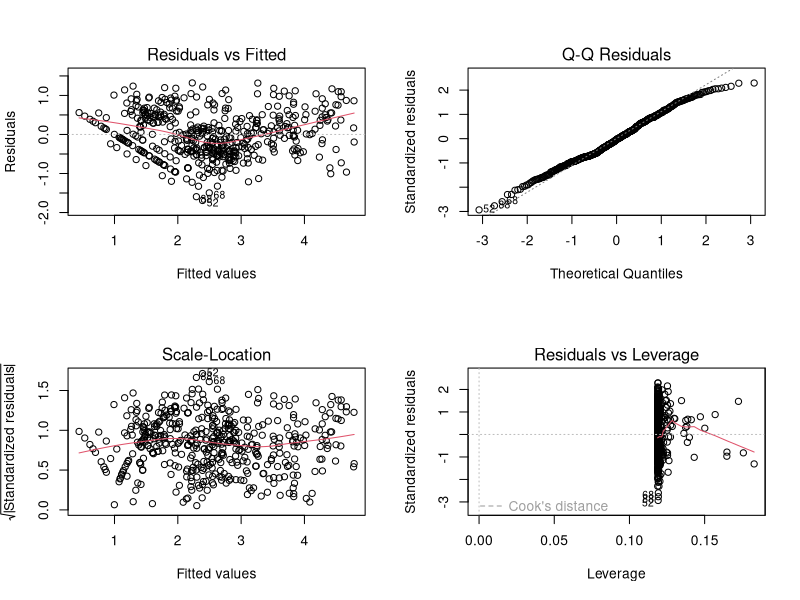

Source code (R): (Note: this script raises an error after producing the figure.)
## ---- chunk 1
knitr::opts_chunk$set(echo = TRUE)
## ---- chunk 2
## load packages
library(knitr)
library(readr)
library(dplyr)
library(tidyr)
library(ggplot2)
library(ggpubr)
library(lme4)
library(car)
library(emmeans)
## ---- chunk 3
#import data
s1_df <- read_csv("stage1_cleaned_data.csv")
s1_df$test <-  factor(s1_df$test,
                      c("SP.MSC", "SP.TSC", "HHR.TSC", "STSE"),
                      labels = c("SP-MSC", "SP-TSC", "HHR-TSC", "STSE"))
## ---- chunk 4
#summary for Table 1; means and sd across all powders
summary_byTestPlatingMedia <- s1_df %>%
  group_by(test,plating,media) %>%
  summarize(n=n(),
            mean=mean(log_mean_count_wNA,na.rm=TRUE),
            sd=sd(log_mean_count_wNA,na.rm=TRUE),
            median=median(log_mean_count_wNA,na.rm = TRUE),
            min=min(log_mean_count_wNA,na.rm=TRUE),
            max=max(log_mean_count_wNA,na.rm=TRUE))

summary_byTestPlatingMedia_SPRno <- s1_df %>%
  filter(SPR=="no")%>%
  group_by(test,plating,media) %>%
  summarize(n=n(),
            mean=mean(log_mean_count_wNA,na.rm=TRUE),
            sd=sd(log_mean_count_wNA,na.rm=TRUE),
            median=median(log_mean_count_wNA,na.rm = TRUE),
            min=min(log_mean_count_wNA,na.rm=TRUE),
            max=max(log_mean_count_wNA,na.rm=TRUE))
## ---- chunk 5
m <- lm(log_mean_count~powder+plating*media*test+mean_spread_percent,data=s1_df)

#VIFs were investigated by fitting with lm() and using the car::vif function
vif(m) #vifs OK

#Additional model diagnostics were performed & looked OK
par(mfrow=c(2,2)) # Change the panel layout to 2 x 2
plot(m)

#run anova
anova(m)
## ---- chunk 6
m_spread <- lmer(mean_spread_percent_wNA ~ (1|powder) + test*media*plating, data=s1_df,na.action=na.exclude)

lsm_summ <- emmeans(m_spread,~test|media+plating)

df_lsm_summ <- as.data.frame(lsm_summ)
## ---- chunk 7
mod.emm.pairs <- pairs(lsm_summ)
df_mod.emm.pairs<- tidy(mod.emm.pairs)
## ---- chunk 8
ggplot(df_lsm_summ, aes(x = plating, y = emmean, color = media)) +
  facet_grid( ~ test) +
  geom_hline(yintercept = 25,
             col = "black",
             size = 1.5) +
  geom_point(stat = "identity", position = position_dodge(.75)) +
  geom_errorbar(stat = "identity",
                aes(ymin = lower.CL, ymax = upper.CL),
                size = 1,
                width = .75,
                position = position_dodge(.75),
                na.rm = TRUE) +
  geom_jitter(aes(x = plating, y = mean_spread_percent_wNA, color = media),
              data = s1_df,
              na.rm = TRUE,
              pch = 4,
              position = position_jitterdodge(jitter.width = 0.75, dodge.width = .75)) +
  labs(color = "Media", x = "Plating method", y = "Percent of plate covered by spreading and swarming colonies (%)") +
  theme(axis.text.x = element_text(angle = 60, hjust = 1)) 
## ---- chunk 9
s1_df2 <- s1_df %>% 
  filter( !(grepl("TSAwS",media) & plating=="Spread" & test=="SP.TSC"),
          !(grepl("PCMA",media) & plating=="Spread" & test=="SP.TSC"),
          !(grepl("BHI",media) & plating=="Spread" & test=="SP.TSC"),
          !(grepl("SMA",media) & plating=="Pour" & test=="SP.TSC"),
          !(grepl("PCMA",media) & plating=="Pour" & test=="SP.TSC") )
s1_df2$combo<- paste(s1_df2$media, s1_df2$plating, s1_df2$test, sep="_")

s1_df2$combo_abbrv <- make.names(abbreviate(s1_df2$combo))

#is this doing anything useful other than reshaping?
all_wide <- s1_df2 %>%
  group_by(powder,combo_abbrv) %>%
  summarise(mean=mean(log_mean_count)) %>%
  spread(key=combo_abbrv,value=mean) %>%
  ungroup() %>%
  data.frame() 
all_wide <- all_wide[c(2:44)]

SP.TSC <- unique(s1_df2$combo_abbrv[s1_df2$test=="SP.TSC"])
HHR.TSC <- unique(s1_df2$combo_abbrv[s1_df2$test=="HHR.TSC"])
STSE <- unique(s1_df2$combo_abbrv[s1_df2$test=="STSE"])
SP.MSC <- unique(s1_df2$combo_abbrv[s1_df2$test=="SP.MSC"])

#measure test choices
abbrv_combo_lookup <- unique(s1_df2[,c("test","media","plating","combo_abbrv")])

#BHI
#test_combo <- c("BHI_P_H","BHI_P_SP.M","BHI_P_SP.T","BHI_P_ST")
#test_combo <- c("BHI_SO_H","BHI_SO_SP.M","BHI_SO_SP.T","BHI_SO_ST")
#test_combo <- c("BHI_S_H","BHI_S_SP","BHI_S_ST")

#PCMA
#test_combo <- c("PCMA_P_H","PCMA_P_SP","PCMA_P_ST")
#test_combo <- c("PCMA_SO_H","PCMA_SO_SP.M","PCMA_SO_SP.T","PCMA_SO_ST")
#test_combo <- c("PCMA_S_H","PCMA_S_SP","PCMA_S_ST")

#SMA
#test_combo <- c("PCA_P_H","PCA_P_SP","PCA_P_ST")
#test_combo <- c("PCA_SO_H","PCA_SO_SP.M","PCA_SO_SP.T","PCA_SO_ST")
#test_combo <- c("PCA_S_H","PCA_S_SP_M","PCA_S_SP_T","PCA_S_ST")

#TSAwS
test_combo <- c("TSAS_P_H","TSAS_P_SP.M","TSAS_P_SP.T","TSAS_P_ST") #check this
#test_combo <- c("TSAS_SO_H","TSAS_SO_SP.M","TSAS_SO_SP.T","TSAS_SO_ST")
#test_combo <- c("TSAS_S_H","TSAS_S_SP","TSAS_S_ST")

results <- data.frame(combo_abbrv=c(),Rsquared=c())
for( i in colnames(all_wide)) {
  if( !(i %in% test_combo) ) {
    form <- paste(i,"~",paste(test_combo,collapse="+"))
    m <- lm(form,data=all_wide)
    rsquared <- summary(m)$r.squared
    results <- rbind(results,data.frame(combo_abbrv=i,Rsquared=rsquared))
  }
}
# by test
results %>%
  left_join(abbrv_combo_lookup) %>%
  group_by(test) %>%
  summarize(mean.rsq=mean(Rsquared)) -> mean.rsq.byTest
mean.rsq.byTest

all_var <- s1_df2 %>%
  group_by(test,plating,media) %>%
  summarize(var=var(log_mean_count))

# percent variance
results %>%
  left_join(abbrv_combo_lookup) %>%
  left_join(all_var) %>%
  mutate(var_explained=Rsquared*var)  %>%
  summarize(prop_explained=sum(var_explained)/sum(var)) -> prop_explained
prop_explained

results %>%
  left_join(abbrv_combo_lookup) %>%
  left_join(all_var) %>%
  filter(test != "SP_MSC") %>%
  mutate(var_explained=Rsquared*var)  %>%
  summarize(prop_explained_no_msc=sum(var_explained)/sum(var)) -> prop_explained_withoutMSC
prop_explained_withoutMSC
## ---- chunk 10
s1_df2 <- s1_df %>% 
  filter( !(grepl("TSAwS",media) & plating=="Spread" & test=="SP-TSC"),
          !(grepl("PCMA",media) & plating=="Spread" & test=="SP-TSC"),
          !(grepl("BHI",media) & plating=="Spread" & test=="SP-TSC"),
          !(grepl("SMA",media) & plating=="Pour" & test=="SP-TSC"),
          !(grepl("PCMA",media) & plating=="Pour" & test=="SP-TSC") )
s1_df2$combo<- paste(s1_df2$media, s1_df2$plating, s1_df2$test, sep="_")

s1_df2$combo_abbrv <- make.names(abbreviate(s1_df2$combo))

#is this doing anything useful other than reshaping?
all_wide <- s1_df2 %>%
  group_by(powder,combo_abbrv) %>%
  summarise(mean=mean(log_mean_count)) %>%
  spread(key=combo_abbrv,value=mean) %>%
  ungroup() %>%
  data.frame() 
all_wide <- all_wide[c(2:44)]

SP.TSC <- unique(s1_df2$combo_abbrv[s1_df2$test=="SP.TSC"])
HHR.TSC <- unique(s1_df2$combo_abbrv[s1_df2$test=="HHR.TSC"])
STSE <- unique(s1_df2$combo_abbrv[s1_df2$test=="STSE"])
SP.MSC <- unique(s1_df2$combo_abbrv[s1_df2$test=="SP.MSC"])

#measure test choices
abbrv_combo_lookup <- unique(s1_df2[,c("test","media","plating","combo_abbrv")])

#BHI
BHI_P <- c("BHI_P_H","BHI_P_SP.M","BHI_P_SP.T","BHI_P_ST")
BHI_SO <- c("BHI_SO_H","BHI_SO_SP.M","BHI_SO_SP.T","BHI_SO_ST")
BHI_S <- c("BHI_S_H","BHI_S_SP","BHI_S_ST")

#PCMA
PCMA_P <- c("PCMA_P_H","PCMA_P_SP","PCMA_P_ST")
PCMA_SO  <- c("PCMA_SO_H","PCMA_SO_SP.M","PCMA_SO_SP.T","PCMA_SO_ST")
PCMA_S <- c("PCMA_S_H","PCMA_S_SP","PCMA_S_ST")

#SMA
SMA_P <- c("SMA_P_H","SMA_P_SP","SMA_P_ST")
SMA_SO <- c("SMA_SO_H","SMA_SO_SP.M","SMA_SO_SP.T","SMA_SO_ST")
SMA_S <- c("SMA_S_H","SMA_S_SP.M","SMA_S_SP.T","SMA_S_ST")

#TSAwS
TSAS_P <- c("TSAS_P_H","TSAS_P_SP.M","TSAS_P_SP.T","TSAS_P_ST") #check this
TSAS_SO <- c("TSAS_SO_H","TSAS_SO_SP.M","TSAS_SO_SP.T","TSAS_SO_ST")
TSAS_S <- c("TSAS_S_H","TSAS_S_SP","TSAS_S_ST")

test_combo_vec <- c(BHI_P, BHI_SO, BHI_S,
                     PCMA_P, PCMA_SO, PCMA_S,
                     SMA_P, SMA_SO, SMA_S,
                     TSAS_P, TSAS_SO, TSAS_S)

results <- data.frame(combo_abbrv=c(),Rsquared=c(),testcombo=c())

for( j in test_combo_vec) {
for( i in colnames(all_wide)) {
  if( !(i %in% j) ) {
    form <- paste(i,"~",paste(j,collapse="+"))
    m <- lm(form,data=all_wide)
    rsquared <- summary(m)$r.squared
    results <- rbind(results,data.frame(combo_abbrv=i,Rsquared=rsquared,testcombo=j))
  }
}}


results %>%
  left_join(abbrv_combo_lookup) %>%
  group_by(testcombo,test) %>%
  summarize(mean.rsq=mean(Rsquared)) %>%
  spread(key=test,value=mean.rsq) %>%
  ungroup() %>%
  data.frame() -> mean.rsq.byTest
mean.rsq.byTest

# results %>%
#   left_join(abbrv_combo_lookup) %>%
#   group_by(test) %>%
#   summarize(mean.rsq=mean(Rsquared)) %>%
#   spread(key=test,value=mean.rsq) %>%
#   ungroup() %>%
#   data.frame() -> mean.rsq.byTest
# mean.rsq.byTest

all_var <- s1_df2 %>%
  group_by(test,plating,media) %>%
  summarize(var=var(log_mean_count))

## ---- chunk 11
# percent variance

test_combo_vec <- c(PCMA_S) #run this indivudually for each of the test_combo

prop_df <- data.frame(testcombo=c(),prop_explain=c())
for (j in test_combo_vec){ 
results %>%
  filter(testcombo==j)%>%
  left_join(abbrv_combo_lookup) %>%
  left_join(all_var) %>%
  mutate(var_explained=Rsquared*var)  %>%
  summarize(prop_explained=sum(var_explained)/sum(var)) -> prop_explained
  prop_df <- rbind(prop_df, data.frame(testcombo=j,prop_explain=prop_explained))}

results %>%
  left_join(abbrv_combo_lookup) %>%
  left_join(all_var) %>%
  filter(test != "SP_MSC") %>%
  mutate(var_explained=Rsquared*var)  %>%
  summarize(prop_explained_no_msc=sum(var_explained)/sum(var)) -> prop_explained_withoutMSC
## ---- chunk 12
#import data
s1b_df <- read_csv("stage1b_data.csv")
## ---- chunk 13
#SP_MSC
d_msc <- s1b_df %>% filter(test=="SP MSC")
# Center within powder/scheme
d_msc_centered <- d_msc %>%
  group_by(powder,sampling_scheme) %>%
  mutate(powder_mean=mean(log_cfu_g)) %>%
  ungroup() %>%
  mutate(log_cfu_g_centered=log_cfu_g - powder_mean)
d_msc_centered_summary <- d_msc_centered %>%
  group_by(sampling_scheme) %>%
  summarize(mean=mean(log_cfu_g_centered),sd=sd(log_cfu_g_centered))
d_msc_centered_summary %>% ggplot(aes(x=sampling_scheme,y=mean)) + 
  labs(x="Sampling Scheme",y="Spore Count Deviance (log CFU/g)") +
  scale_color_discrete(guide=F) +
  geom_point(data=d_msc_centered,
             aes(x=sampling_scheme,y=log_cfu_g_centered,color=powder),
             position=position_jitterdodge(jitter.width = 0.05,dodge.width=0.7)) +
  geom_point(color="red") +
  geom_errorbar(aes(ymin=mean - sd,
                    ymax=mean + sd),
                width=0.3,
                color="red")+
  ylim(-1,1) -> msc
bart_msc <- bartlett.test(log_cfu_g_centered~sampling_scheme,data=d_msc_centered)
bart_msc

#HHR
d_hhr <- s1b_df %>% filter(test=="HHR")
# Center within powder/scheme
d_hhr_centered <- d_hhr %>%
  group_by(powder,sampling_scheme) %>%
  mutate(powder_mean=mean(log_cfu_g)) %>%
  ungroup() %>%
  mutate(log_cfu_g_centered=log_cfu_g - powder_mean)
d_hhr_centered_summary <- d_hhr_centered %>%
  group_by(sampling_scheme) %>%
  summarize(mean=mean(log_cfu_g_centered),sd=sd(log_cfu_g_centered))
d_hhr_centered_summary %>% ggplot(aes(x=sampling_scheme,y=mean)) + 
  labs(x="Sampling Scheme",y="Spore Count Deviance (log CFU/g)") +
  scale_color_discrete(guide=F) +
  geom_point(data=d_hhr_centered,
             aes(x=sampling_scheme,y=log_cfu_g_centered,color=powder),
             position=position_jitterdodge(jitter.width = 0.05,dodge.width=0.7)) +
  geom_point(color="red") +
  geom_errorbar(aes(ymin=mean - sd,
                    ymax=mean + sd),
                width=0.3,
                color="red")+
  ylim(-1,1) -> hhr
bart_hhr <- bartlett.test(log_cfu_g_centered~sampling_scheme,data=d_hhr_centered)
bart_hhr

#STSE
d_stse <- s1b_df %>% filter(test=="STSE")
# Center within powder/scheme
d_stse_centered <- d_stse %>%
  group_by(powder,sampling_scheme) %>%
  mutate(powder_mean=mean(log_cfu_g)) %>%
  ungroup() %>%
  mutate(log_cfu_g_centered=log_cfu_g - powder_mean)
d_stse_centered_summary <- d_stse_centered %>%
  group_by(sampling_scheme) %>%
  summarize(mean=mean(log_cfu_g_centered),sd=sd(log_cfu_g_centered))
d_stse_centered_summary %>% ggplot(aes(x=sampling_scheme,y=mean)) + 
  labs(x="Sampling Scheme",y="Spore Count Deviance (log CFU/g)") +
  scale_color_discrete(guide=F) + #getting rid of this gives us legend
  geom_point(data=d_stse_centered,
             aes(x=sampling_scheme,y=log_cfu_g_centered,color=powder),
             position=position_jitterdodge(jitter.width = 0.05,dodge.width=0.7)) +
  geom_point(color="red") +
  geom_errorbar(aes(ymin=mean - sd,
                    ymax=mean + sd),
                width=0.3,
                color="red")+
  ylim(-1,1)-> stse
bart_stse <- bartlett.test(log_cfu_g_centered~sampling_scheme,data=d_stse_centered)
bart_stse

#arrange figures
ggarrange(msc,
          hhr,
          stse,
          labels=c("SP-MSC", "HHR-TSC", "STSE"),
          ncol = 3, nrow = 1)

##Make summary plots
ggplot(s1b_df, aes(x=powder,y=log_cfu_g))+
  geom_boxplot()+
  geom_jitter(data=s1b_df,
             aes(x=powder,y=log_cfu_g,color=sampling_scheme),
             position=position_jitterdodge(jitter.width = 0.05,dodge.width=0.7)) +
  facet_grid(test~sampling_scheme)
## ---- chunk 14
#clear global environment
rm(list = ls())
## ---- chunk 15
#import data
s2_df <- read_csv("stage2_data.csv")
s2_df2 <- read_csv("stage2_data_notImputed.csv")

#
df_PCMA <- s2_df %>%
  filter(media=="PCMA")
df_TSAwS <- s2_df %>%
  filter(media=="TSAwS")
## ---- chunk 16
###PCMA analysis

#SP_MSC
d_PCMA_msc <- df_PCMA %>% filter(test=="SP.MSC")
# Center within powder/scheme
d_PCMA_msc_centered <- d_PCMA_msc %>%
  group_by(powder) %>%
  mutate(powder_mean=mean(log_mean_count)) %>%
  ungroup() %>%
  mutate(log_cfu_g_centered=log_mean_count - powder_mean)
d_PCMA_msc_centered_summary <- d_PCMA_msc_centered %>%
  group_by(lab) %>%
  summarize(mean=mean(log_cfu_g_centered),sd=sd(log_cfu_g_centered))
d_PCMA_msc_centered_summary %>% ggplot(aes(x=lab,y=mean)) + 
  labs(x="Lab",y="Spore Count Deviance (log CFU/g)") +
  ylim(-3,3)+
  scale_color_discrete(guide=F) +
  geom_point(data=d_PCMA_msc_centered,
             aes(x=lab,y=log_cfu_g_centered,color=powder),
             position=position_jitterdodge(jitter.width = 0.05,dodge.width=0.7)) +
  #theme(text=element_text(family="Times New Roman", size=12)) +
  geom_point(color="red") +
  geom_errorbar(aes(ymin=mean - sd,
                    ymax=mean + sd),
                width=0.3,
                color="red") -> PCMA_msc
bart_PCMA_msc <- bartlett.test(log_cfu_g_centered~lab,data=d_PCMA_msc_centered) #we centered all log msc be respective powder
bart_PCMA_msc

#HHR_TSC
d_PCMA_hhr <- df_PCMA %>% filter(test=="HHR.TSC")
# Center within powder/scheme
d_PCMA_hhr_centered <- d_PCMA_hhr %>%
  group_by(powder) %>%
  mutate(powder_mean=mean(log_mean_count)) %>%
  ungroup() %>%
  mutate(log_cfu_g_centered=log_mean_count - powder_mean)
d_PCMA_hhr_centered_summary <- d_PCMA_hhr_centered %>%
  group_by(lab) %>%
  summarize(mean=mean(log_cfu_g_centered),sd=sd(log_cfu_g_centered))
d_PCMA_hhr_centered_summary %>% ggplot(aes(x=lab,y=mean)) + 
  labs(x="Lab",y="Spore Count Deviance (log CFU/g)") +
  ylim(-3,3)+
  scale_color_discrete(guide=F) +
  geom_point(data=d_PCMA_hhr_centered,
             aes(x=lab,y=log_cfu_g_centered,color=powder),
             position=position_jitterdodge(jitter.width = 0.05,dodge.width=0.7)) +
  #theme(text=element_text(family="Times New Roman", size=12)) +
  geom_point(color="red") +
  geom_errorbar(aes(ymin=mean - sd,
                    ymax=mean + sd),
                width=0.3,
                color="red") -> PCMA_hhr
bart_PCMA_hhr <- bartlett.test(log_cfu_g_centered~lab,data=d_PCMA_hhr_centered)
bart_PCMA_hhr

#STSE
d_PCMA_stse <- df_PCMA %>% filter(test=="STSE")
# Center within powder/scheme
d_PCMA_stse_centered <- d_PCMA_stse %>%
  group_by(powder) %>%
  mutate(powder_mean=mean(log_mean_count)) %>%
  ungroup() %>%
  mutate(log_cfu_g_centered=log_mean_count - powder_mean)
d_PCMA_stse_centered_summary <- d_PCMA_stse_centered %>%
  group_by(lab) %>%
  summarize(mean=mean(log_cfu_g_centered),sd=sd(log_cfu_g_centered))
d_PCMA_stse_centered_summary %>% ggplot(aes(x=lab,y=mean)) + 
  labs(x="Lab",y="Spore Count Deviance (log CFU/g)") +
  ylim(-3,3)+
  scale_color_discrete(guide=F) +
  geom_point(data=d_PCMA_stse_centered,
             aes(x=lab,y=log_cfu_g_centered,color=powder),
             position=position_jitterdodge(jitter.width = 0.05,dodge.width=0.7)) +
  #theme(text=element_text(family="Times New Roman", size=12)) +
  geom_point(color="red") +
  geom_errorbar(aes(ymin=mean - sd,
                    ymax=mean + sd),
                width=0.3,
                color="red") -> PCMA_stse
bart_PCMA_stse <- bartlett.test(log_cfu_g_centered~lab,data=d_PCMA_stse_centered)
bart_PCMA_stse
###TSAwS analysis

#SP_MSC
d_TSAwS_msc <- df_TSAwS %>% filter(test=="SP.MSC")
# Center within powder/scheme
d_TSAwS_msc_centered <- d_TSAwS_msc %>%
  group_by(powder) %>%
  mutate(powder_mean=mean(log_mean_count)) %>%
  ungroup() %>%
  mutate(log_cfu_g_centered=log_mean_count - powder_mean)
d_TSAwS_msc_centered_summary <- d_TSAwS_msc_centered %>%
  group_by(lab) %>%
  summarize(mean=mean(log_cfu_g_centered),sd=sd(log_cfu_g_centered))
d_TSAwS_msc_centered_summary %>% ggplot(aes(x=lab,y=mean)) + 
  labs(x="Lab",y="Spore Count Deviance (log CFU/g)") +
  ylim(-3,3)+
  scale_color_discrete(guide=F) +
  geom_point(data=d_TSAwS_msc_centered,
             aes(x=lab,y=log_cfu_g_centered,color=powder),
             position=position_jitterdodge(jitter.width = 0.05,dodge.width=0.7)) +
  #theme(text=element_text(family="Times New Roman", size=12)) +
  geom_point(color="red") +
  geom_errorbar(aes(ymin=mean - sd,
                    ymax=mean + sd),
                width=0.3,
                color="red") -> TSAwS_msc
bart_TSAwS_msc <- bartlett.test(log_cfu_g_centered~lab,data=d_TSAwS_msc_centered)
bart_TSAwS_msc


#HHR_TSC
d_TSAwS_hhr <- df_TSAwS %>% filter(test=="HHR.TSC")
# Center within powder/scheme
d_TSAwS_hhr_centered <- d_TSAwS_hhr %>%
  group_by(powder) %>%
  mutate(powder_mean=mean(log_mean_count)) %>%
  ungroup() %>%
  mutate(log_cfu_g_centered=log_mean_count - powder_mean)
d_TSAwS_hhr_centered_summary <- d_TSAwS_hhr_centered %>%
  group_by(lab) %>%
  summarize(mean=mean(log_cfu_g_centered),sd=sd(log_cfu_g_centered))
d_TSAwS_hhr_centered_summary %>% ggplot(aes(x=lab,y=mean)) + 
  labs(x="Lab",y="Spore Count Deviance (log CFU/g)") +
  ylim(-3,3)+
  scale_color_discrete(guide=F) +
  geom_point(data=d_TSAwS_hhr_centered,
             aes(x=lab,y=log_cfu_g_centered,color=powder),
             position=position_jitterdodge(jitter.width = 0.05,dodge.width=0.7)) +
  #theme(text=element_text(family="Times New Roman", size=12)) +
  geom_point(color="red") +
  geom_errorbar(aes(ymin=mean - sd,
                    ymax=mean + sd),
                width=0.3,
                color="red") -> TSAwS_hhr
bart_TSAwS_hhr <- bartlett.test(log_cfu_g_centered~lab,data=d_TSAwS_hhr_centered)
bart_TSAwS_hhr

#STSE
d_TSAwS_stse <- df_TSAwS %>% filter(test=="STSE")
# Center within powder/scheme
d_TSAwS_stse_centered <- d_TSAwS_stse %>%
  group_by(powder) %>%
  mutate(powder_mean=mean(log_mean_count)) %>%
  ungroup() %>%
  mutate(log_cfu_g_centered=log_mean_count - powder_mean)
d_TSAwS_stse_centered_summary <- d_TSAwS_stse_centered %>%
  group_by(lab) %>%
  summarize(mean=mean(log_cfu_g_centered),sd=sd(log_cfu_g_centered))
d_TSAwS_stse_centered_summary %>% ggplot(aes(x=lab,y=mean)) + 
  labs(x="Lab",y="Spore Count Deviance (log CFU/g)") +
  ylim(-3,3)+
  scale_color_discrete(guide=F) +
  geom_point(data=d_TSAwS_stse_centered,
             aes(x=lab,y=log_cfu_g_centered,color=powder),
             position=position_jitterdodge(jitter.width = 0.05,dodge.width=0.7)) +
  #theme(text=element_text(family="Times New Roman", size=12)) +
  geom_point(color="red") +
  geom_errorbar(aes(ymin=mean - sd,
                    ymax=mean + sd),
                width=0.3,
                color="red") -> TSAwS_stse
bart_TSAwS_stse <- bartlett.test(log_cfu_g_centered~lab,data=d_TSAwS_stse_centered)
bart_TSAwS_stse

#arrange figures
ggarrange(PCMA_msc, 
          TSAwS_msc,
          PCMA_hhr,
          TSAwS_hhr,
          PCMA_stse,
          TSAwS_stse,
          labels=c("PCMA SP-MSC", "TSAwS SP-MSC", "PCMA HHR-TSC", "TSAwS HHR-TSC", "PCMA STSE", "TSAwS STSE"),
          ncol = 2, nrow = 3)
## ---- chunk 17
##Make summary plots
ggplot(s2_df, aes(x=powder,y=log_mean_count))+
  geom_boxplot()+
  geom_point(data=s2_df,
             aes(x=powder,y=log_mean_count,color=lab),
             position=position_jitterdodge(jitter.width = 0.05,dodge.width=0.7)) +
  facet_grid(test~media)

#plot without imputed values
s2_df$mean_count2 <- s2_df$mean_count
s2_df$mean_count2[s2_df$mean_count2==0]<-10
s2_df$log_mean_count <- log10(s2_df$mean_count2) 

s2_df$lab <- factor(s2_df$lab,c("UA","UB","UC","UD"))

ggplot(s2_df, aes(x=powder,y=log_mean_count))+
  geom_boxplot()+
  geom_point(data=s2_df,
             aes(x=powder,y=log_mean_count,color=lab),
             position=position_jitterdodge(jitter.width = 0.05,dodge.width=0.7)) +
  ylim(0,5)+
  facet_grid(test~media)

#Get means across labs without imputed values
summary_s2_df2b <- s2_df %>%
  group_by(media,test,lab)%>%
  summarize(mean=mean(log_mean_count),
            sd=sd(log_mean_count))
## ---- chunk 18
#clear global environment
rm(list = ls())
## ---- chunk 19
#import data
s3_df <-read_csv("stage3_data.csv")

#prep data
df_PCMA <- s3_df %>%
  filter(media=="PCMA")
df_TSAwS <- s3_df %>%
  filter(media=="TSA")
## ---- chunk 20
###PCMA analysis
#SP_MSC
d_PCMA_msc <- df_PCMA %>% filter(test=="SP.MSC")
# Center within powder/scheme
d_PCMA_msc_centered <- d_PCMA_msc %>%
  group_by(powder) %>%
  mutate(powder_mean=mean(log_mean_count)) %>%
  ungroup() %>%
  mutate(log_cfu_g_centered=log_mean_count - powder_mean)
d_PCMA_msc_centered_summary <- d_PCMA_msc_centered %>%
  group_by(lab) %>%
  summarize(mean=mean(log_cfu_g_centered),sd=sd(log_cfu_g_centered))
d_PCMA_msc_centered_summary %>% ggplot(aes(x=lab,y=mean)) + 
  labs(x="Lab",y="Spore Count Deviance (log CFU/g)") +
  ylim(-2,2)+
  scale_color_discrete(guide=F) +
  geom_point(data=d_PCMA_msc_centered,
             aes(x=lab,y=log_cfu_g_centered,color=powder),
             position=position_jitterdodge(jitter.width = 0.05,dodge.width=0.7)) +
  #theme(text=element_text(family="Times New Roman", size=12)) +
  geom_point(color="red") +
  geom_errorbar(aes(ymin=mean - sd,
                    ymax=mean + sd),
                width=0.3,
                color="red") -> PCMA_msc
bart_PCMA_msc <- bartlett.test(log_cfu_g_centered~lab,data=d_PCMA_msc_centered)
bart_PCMA_msc


#HHR_TSC
d_PCMA_hhr <- df_PCMA %>% filter(test=="HHR.TSC")
# Center within powder/scheme
d_PCMA_hhr_centered <- d_PCMA_hhr %>%
  group_by(powder) %>%
  mutate(powder_mean=mean(log_mean_count)) %>%
  ungroup() %>%
  mutate(log_cfu_g_centered=log_mean_count - powder_mean)
d_PCMA_hhr_centered_summary <- d_PCMA_hhr_centered %>%
  group_by(lab) %>%
  summarize(mean=mean(log_cfu_g_centered),sd=sd(log_cfu_g_centered))
d_PCMA_hhr_centered_summary %>% ggplot(aes(x=lab,y=mean)) + 
  labs(x="Lab",y="Spore Count Deviance (log CFU/g)") +
  ylim(-2,2)+
  scale_color_discrete(guide=F) +
  geom_point(data=d_PCMA_hhr_centered,
             aes(x=lab,y=log_cfu_g_centered,color=powder),
             position=position_jitterdodge(jitter.width = 0.05,dodge.width=0.7)) +
  #theme(text=element_text(family="Times New Roman", size=12)) +
  geom_point(color="red") +
  geom_errorbar(aes(ymin=mean - sd,
                    ymax=mean + sd),
                width=0.3,
                color="red") -> PCMA_hhr
bart_PCMA_hhr <- bartlett.test(log_cfu_g_centered~lab,data=d_PCMA_hhr_centered)
bart_PCMA_hhr

#STSE
d_PCMA_stse <- df_PCMA %>% filter(test=="STSE")
# Center within powder/scheme
d_PCMA_stse_centered <- d_PCMA_stse %>%
  group_by(powder) %>%
  mutate(powder_mean=mean(log_mean_count)) %>%
  ungroup() %>%
  mutate(log_cfu_g_centered=log_mean_count - powder_mean)
d_PCMA_stse_centered_summary <- d_PCMA_stse_centered %>%
  group_by(lab) %>%
  summarize(mean=mean(log_cfu_g_centered),sd=sd(log_cfu_g_centered))
d_PCMA_stse_centered_summary %>% ggplot(aes(x=lab,y=mean)) + 
  labs(x="Lab",y="Spore Count Deviance (log CFU/g)") +
  ylim(-2,2)+
  scale_color_discrete(guide=F) +
  geom_point(data=d_PCMA_stse_centered,
             aes(x=lab,y=log_cfu_g_centered,color=powder),
             position=position_jitterdodge(jitter.width = 0.05,dodge.width=0.7)) +
  #theme(text=element_text(family="Times New Roman", size=12)) +
  geom_point(color="red") +
  geom_errorbar(aes(ymin=mean - sd,
                    ymax=mean + sd),
                width=0.3,
                color="red") -> PCMA_stse
bart_PCMA_stse <- bartlett.test(log_cfu_g_centered~lab,data=d_PCMA_stse_centered)
bart_PCMA_stse 

###
###TSAwS analysis

#SP_MSC
d_TSAwS_msc <- df_TSAwS %>% filter(test=="SP.MSC")
# Center within powder/scheme
d_TSAwS_msc_centered <- d_TSAwS_msc %>%
  group_by(powder) %>%
  mutate(powder_mean=mean(log_mean_count)) %>%
  ungroup() %>%
  mutate(log_cfu_g_centered=log_mean_count - powder_mean)
d_TSAwS_msc_centered_summary <- d_TSAwS_msc_centered %>%
  group_by(lab) %>%
  summarize(mean=mean(log_cfu_g_centered),sd=sd(log_cfu_g_centered))
d_TSAwS_msc_centered_summary %>% ggplot(aes(x=lab,y=mean)) + 
  labs(x="Lab",y="Spore Count Deviance (log CFU/g)") +
  ylim(-2,2)+
  scale_color_discrete(guide=F) +
  geom_point(data=d_TSAwS_msc_centered,
             aes(x=lab,y=log_cfu_g_centered,color=powder),
             position=position_jitterdodge(jitter.width = 0.05,dodge.width=0.7)) +
  #theme(text=element_text(family="Times New Roman", size=12)) +
  geom_point(color="red") +
  geom_errorbar(aes(ymin=mean - sd,
                    ymax=mean + sd),
                width=0.3,
                color="red") -> TSAwS_msc
bart_TSAwS_msc <- bartlett.test(log_cfu_g_centered~lab,data=d_TSAwS_msc_centered)
bart_TSAwS_msc


#HHR_TSC
d_TSAwS_hhr <- df_TSAwS %>% filter(test=="HHR.TSC")
# Center within powder/scheme
d_TSAwS_hhr_centered <- d_TSAwS_hhr %>%
  group_by(powder) %>%
  mutate(powder_mean=mean(log_mean_count)) %>%
  ungroup() %>%
  mutate(log_cfu_g_centered=log_mean_count - powder_mean)
d_TSAwS_hhr_centered_summary <- d_TSAwS_hhr_centered %>%
  group_by(lab) %>%
  summarize(mean=mean(log_cfu_g_centered),sd=sd(log_cfu_g_centered))
d_TSAwS_hhr_centered_summary %>% ggplot(aes(x=lab,y=mean)) + 
  labs(x="Lab",y="Spore Count Deviance (log CFU/g)") +
  ylim(-2,2)+
  scale_color_discrete(guide=F) +
  geom_point(data=d_TSAwS_hhr_centered,
             aes(x=lab,y=log_cfu_g_centered,color=powder),
             position=position_jitterdodge(jitter.width = 0.05,dodge.width=0.7)) +
  #theme(text=element_text(family="Times New Roman", size=12)) +
  geom_point(color="red") +
  geom_errorbar(aes(ymin=mean - sd,
                    ymax=mean + sd),
                width=0.3,
                color="red") -> TSAwS_hhr
bart_TSAwS_hhr <- bartlett.test(log_cfu_g_centered~lab,data=d_TSAwS_hhr_centered)
bart_TSAwS_hhr 

#STSE
d_TSAwS_stse <- df_TSAwS %>% filter(test=="STSE")
# Center within powder/scheme
d_TSAwS_stse_centered <- d_TSAwS_stse %>%
  group_by(powder) %>%
  mutate(powder_mean=mean(log_mean_count)) %>%
  ungroup() %>%
  mutate(log_cfu_g_centered=log_mean_count - powder_mean)
d_TSAwS_stse_centered_summary <- d_TSAwS_stse_centered %>%
  group_by(lab) %>%
  summarize(mean=mean(log_cfu_g_centered),sd=sd(log_cfu_g_centered))
d_TSAwS_stse_centered_summary %>% ggplot(aes(x=lab,y=mean)) + 
  labs(x="Lab",y="Spore Count Deviance (log CFU/g)") +
  ylim(-2,2)+
  scale_color_discrete(guide=F) +
  geom_point(data=d_TSAwS_stse_centered,
             aes(x=lab,y=log_cfu_g_centered,color=powder),
             position=position_jitterdodge(jitter.width = 0.05,dodge.width=0.7)) +
  #theme(text=element_text(family="Times New Roman", size=12)) +
  geom_point(color="red") +
  geom_errorbar(aes(ymin=mean - sd,
                    ymax=mean + sd),
                width=0.3,
                color="red") -> TSAwS_stse
bart_TSAwS_stse <- bartlett.test(log_cfu_g_centered~lab,data=d_TSAwS_stse_centered)
bart_TSAwS_stse

ggarrange(PCMA_msc, 
          TSAwS_msc,
          PCMA_hhr,
          TSAwS_hhr,
          PCMA_stse,
          TSAwS_stse,
          labels=c("PCMA SP-MSC", "TSAwS SP-MSC", "PCMA HHR-TSC", "TSAwS HHR-TSC", "PCMA STSE", "TSAwS STSE"),
          ncol = 2, nrow = 3)
## ---- chunk 21
##Make summary plots
ggplot(s3_df, aes(x=powder,y=log_mean_count))+
  geom_boxplot()+
  ylim(0,4)+
  geom_point(data=s3_df,
             aes(x=powder,y=log_mean_count,color=lab),
             position=position_jitterdodge(jitter.width = 0.05,dodge.width=0.7)) +
  facet_grid(test~media)

#Get means across labs
summary_s3_dfb <- s3_df %>%
  group_by(media,test,lab)%>%
  summarize(mean=mean(log_mean_count),
            sd=sd(log_mean_count))
## ---- chunk 22
#clear global environment
rm(list = ls())
